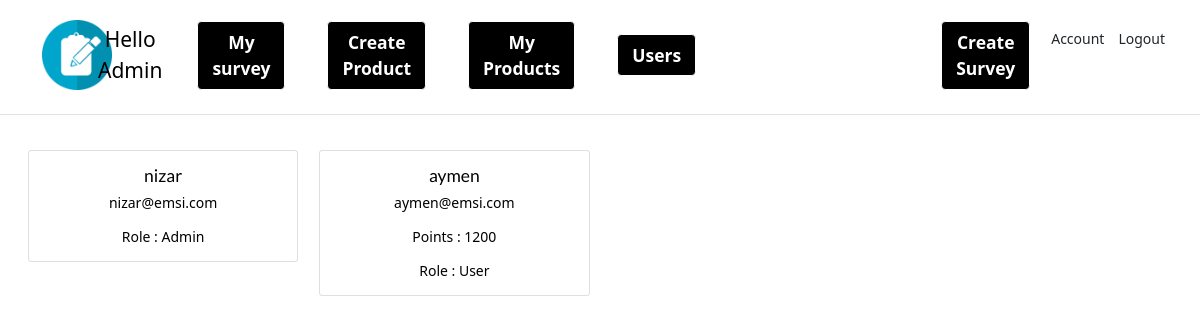
/user_list/ (signed in), run on an earlier commit of the app's database.
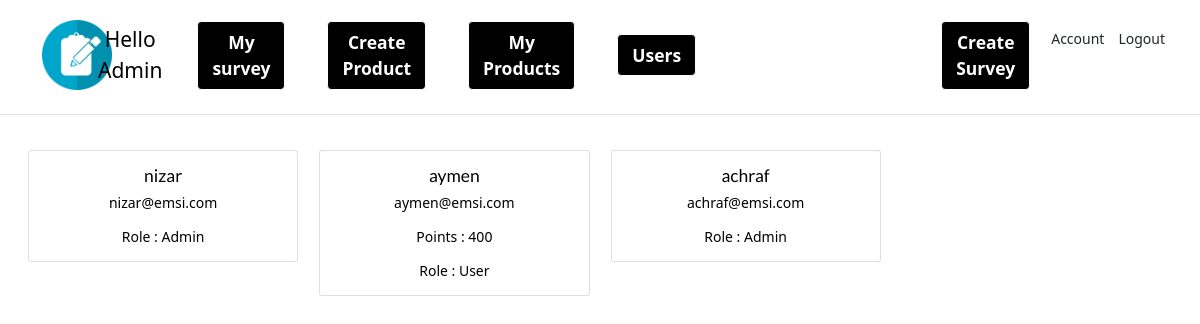
And on a later commit of the database.
### account/models.py (models this page shows, shortened)
class Account(AbstractBaseUser):
    email = models.EmailField(verbose_name="email", max_length=60, unique=True)
    username = models.CharField(max_length=30, unique=True)
    date_joined = models.DateTimeField(
        verbose_name='date joined', auto_now_add=True)
    last_login = models.DateTimeField(verbose_name='last login', auto_now=True)
    is_admin = models.BooleanField(default=False)
    is_active = models.BooleanField(default=True)
    is_staff = models.BooleanField(default=False)
    is_superuser = models.BooleanField(default=False)
    points = models.IntegerField(default=0)
    USERNAME_FIELD = 'email'
    REQUIRED_FIELDS = ['username']
    objects = MyAccountManager()

### account/views.py (the view)
# urls.py: path('user_list/', user_list, name='user_list'),
def user_list(request):
    if request.user.is_authenticated:
        if request.user.is_admin:
            users = Account.objects.all()
            return render(request, "account/user_list.html", {"users": users})
        else:
            return redirect("surveys")
    else:
        return redirect("must_authenticate")

### account/templates/account/user_list.html
{% extends 'base.html' %}
{% load static %}
{% block content %}
<body class="text-center text-black ">
<div class="cover-container d-flex w-100 h-100 p-3 mx-auto flex-column">
    <main class="px-3">
        {% if users %}
        <div class="row">
            {% for u in users %}
                  <div class="col-sm-3 ">
                      <div class="card">
                          <div class="card-body">
                                <h5 class="card-title">{{ u.username }}</h5>
                                <p class="card-text">{{ u.email }}</p>
                                {% if u.is_admin %}
                                <p class="card-text"> Role : Admin</p>
                                {% elif not u.is_admin %}
                                <p class="card-text"> Points : {{ u.points }}</p>
                                <p class="card-text"> Role : User</p>
                                {% endif %}
                          </div>
                      </div>
                  </div>
            {% endfor %}
        </div>
        {% else %}
          <p>Aucun produit</p>
        {% endif %}
</div>
</body>
{% endblock content %}

What changed in the data, as far as the page shows it:
changed Account "aymen": points "1200" → "400"
added Account: username "achraf", email "achraf@emsi.com", is_admin "Role : Admin"
